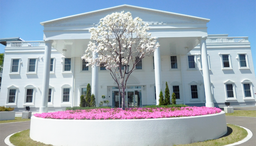
#> input picture Edge Detection/images/input.png, 256 x 146 px, shrunk from 1000 x 572 before the run
$ python EdgeDetection.py
#> lines starting #> are read from the running program, lines starting #| are printed output that depends on the picture
import numpy as np
import cv2
import time

# input image filepath
filepath = 'images/input.png'

# Edge Detection Class
class edge:

    # available filters (some with horizontal(_h) and vertical(_v) direction)
    filters = {
        'diff_h' : np.array(([0, 0, 0],
                                         [0,-1, 1],
                                         [0, 0, 0])),

        'diff_v' : np.array(([0, 0, 0],
                                         [0,-1, 0],
                                         [0, 1, 0])),

        'prewitt_h' : np.array([[-1,0,1],
                                                [-1,0,1],
                                                [-1,0,1]]),

        'prewitt_v' : np.array([[-1,-1,-1],
                                                [0,0,0],
                                                [1,1,1]]),

        'roberts_h' : np.array([[0,0,0],
                                                [0,0,1],
                                                [0,-1,0]]),

        'roberts_v' : np.array([[0,0,0],
                                                [0,1,0],
                                                [0,0,-1]]),

        'sobel_h' : np.array([[-1,0,1],
                                            [-2,0,2],
                                            [-1,0,1]]),

        'sobel_v' : np.array([[-1,-2,-1],
                                            [0,0,0],
                                            [1,2,1]]),

        'laplacian4' : np.array([[0, 1, 0],
                                                [1,-4, 1],
                                                [0,  1, 0]]),

        'laplacian8' : np.array([[1, 1, 1],
                                                [1,-8, 1],
                                                [1, 1, 1]]),
    }

    def detection(img, filtername):

        # get Horizontal/Vertical mask of filter or Laplacian
        mask1 = edge.filters[filtername] if(filtername.startswith('laplacian')) else edge.filters[filtername + '_h']
        mask2 = np.zeros((3,3)) if(filtername.startswith('laplacian')) else edge.filters[filtername + '_v']

        M,N = img.shape[:2] # image size
        imgf = np.zeros((M,N), dtype=np.uint8) # output image

        for x in range(0,M):
            for y in range(0,N):
                x0, y0 = max(x-1, 0), max(y-1,0) # image start row/col indexes
                xf, yf = min(x+1, M-1), min(y+1, N-1) # image final row/col indexes
                u0, v0 = 0 if(x>0) else 1, 0 if(y>0) else 1 # mask start row/col indexes
                uf, vf = 2 if(x<M-1) else 1, 2 if(y<N-1) else 1 # mask final row/col indexes

                # multiply mask to image
                tmp1 = np.multiply(img[x0:xf+1, y0:yf+1],  mask1[u0:uf+1,v0:vf+1])
                tmp2 = np.multiply(img[x0:xf+1, y0:yf+1],  mask2[u0:uf+1,v0:vf+1])

                # sum of all values
                g1 = np.sum(tmp1)
                g2 = np.sum(tmp2)

                # square root (g1^2 + g2^2)
                g = int(np.sqrt(g1*g1+g2*g2))

                # set value g in output image g E [0,255]
                imgf[x,y] = max(min(g, 255), 0)

        return imgf


# read input image as grayscale
img = cv2.imread(filepath, 0)
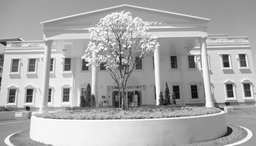
#> img: shape (146, 256); min 5, max 255, mean 169.3

# display input image
cv2.namedWindow('Input Image')
cv2.imshow('Input Image', img)

# list of all available filters
filters = ['diff', 'prewitt', 'roberts', 'sobel', 'laplacian4', 'laplacian8']

for flt in filters:
    t0 = time.time() # start time
    img1 = edge.detection(img, flt) # calculate edges
    t1 = time.time() # end time

    # display output image of current filter
    title = flt + ' (time: {:.2f}s)'.format(t1-t0)
    cv2.namedWindow(title)
    cv2.imshow(title, img1)

    # save output image
    cv2.imwrite('images/output-' + flt + '.png', img1)
#> this loop made 6 passes
#> pass 1, `img1 = edge.detection(img, flt)`:
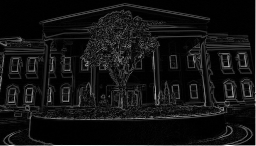
#> img1: shape (146, 256); min 0, max 252, mean 19.2
#> pass 2, `img1 = edge.detection(img, flt)`:
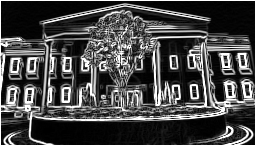
#> img1: shape (146, 256); min 0, max 255, mean 73.2
#> pass 3, `img1 = edge.detection(img, flt)`:
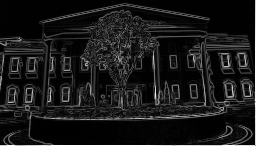
#> img1: shape (146, 256); min 0, max 255, mean 25.2

cv2.waitKey()
cv2.destroyAllWindows()
